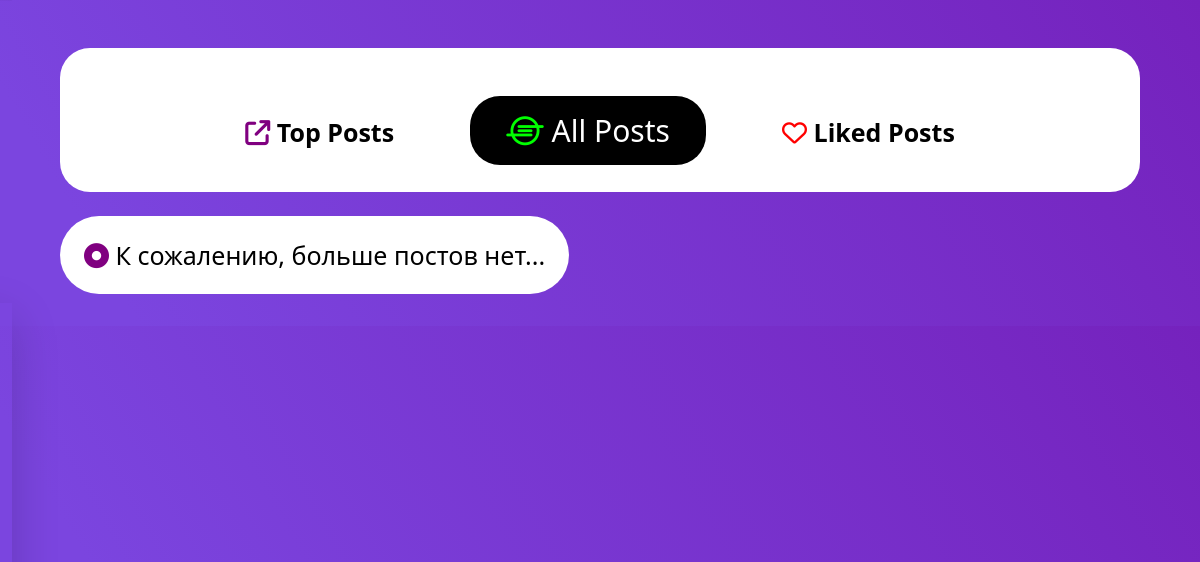
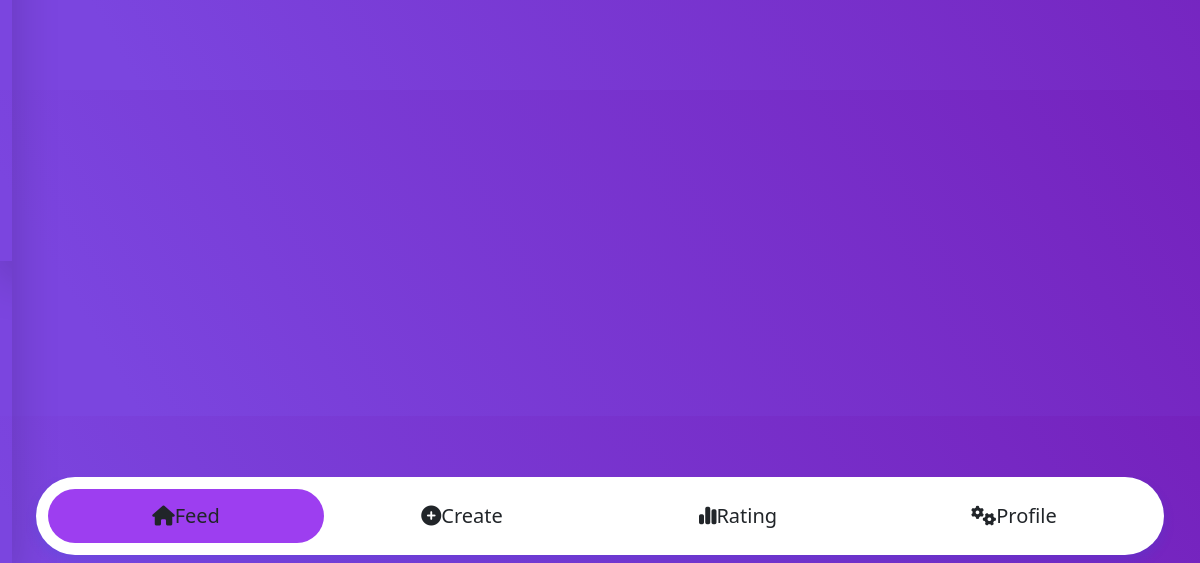
Page / (signed in) on the earlier database version (2 pictures, top to bottom).
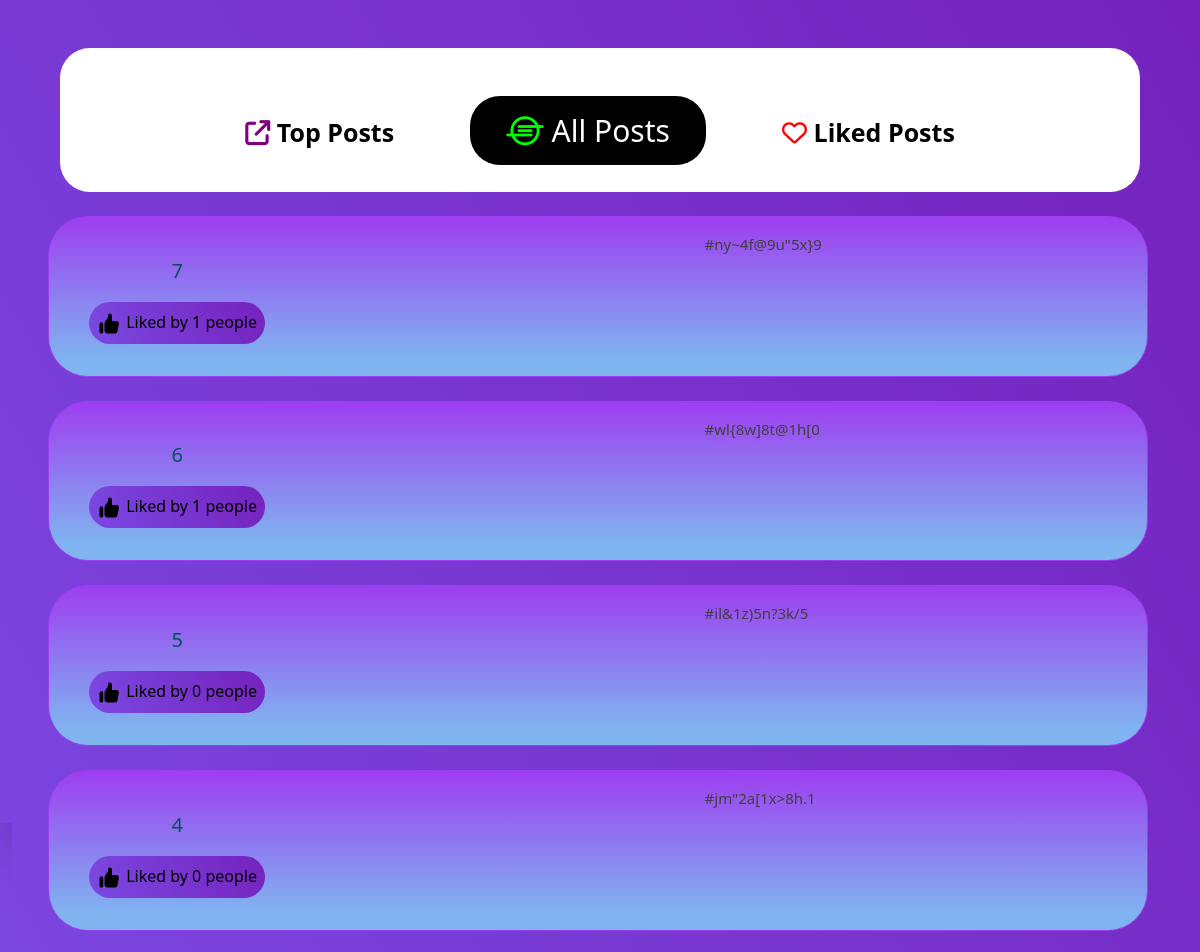
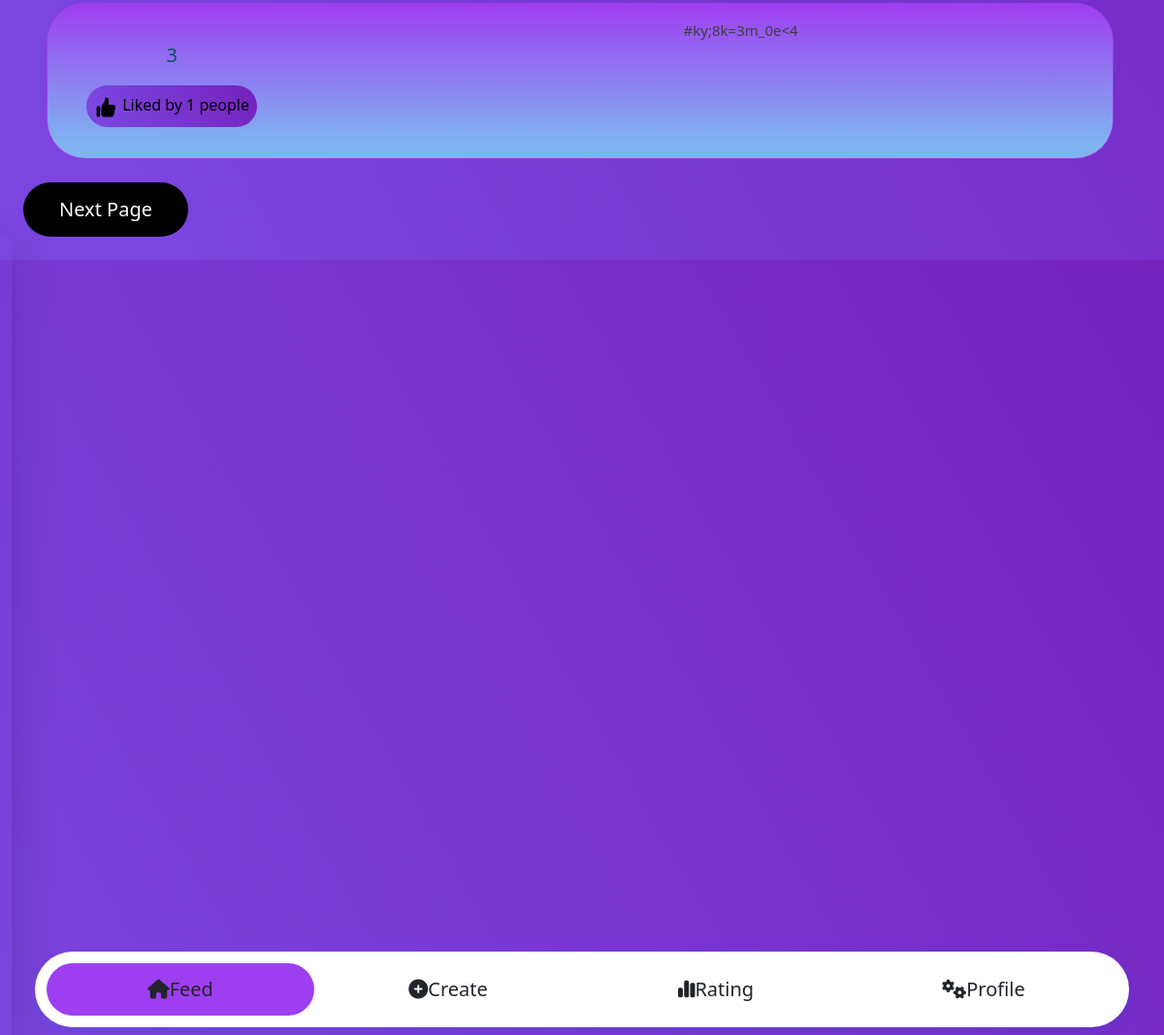
Same page on the later database version (2 pictures, top to bottom).
### blog/models.py (models this page shows, shortened)
class Post(models.Model):
    class Meta:
        verbose_name = 'Post'
        verbose_name_plural = 'Posts'
    author = models.ForeignKey(User,
        on_delete=models.CASCADE,
    )
    image = models.ImageField(upload_to='post_images')
    content = RichTextField('', blank=True, null=True,
                    max_length=5000,
            )
    date_created = models.DateTimeField(default=datetime.now)
    date_updated = models.DateTimeField(auto_now=True)
    amount_of_likes = models.IntegerField(default=0)
    slug = models.SlugField(max_length=50, unique=True, blank = True)

### blog/views.py (the view)
# urls.py: path('', views.feed, name='posts_feed'),
@login_required(login_url='sign_in')
def feed(request, page=0):
    if request.method == "GET":
        context = {
            "page": page+1,
            "end_page": True if (Post.objects.all().count() >= (page+1)*5) else False,
            "user": request.user,
            "student": request.user.student.first,
            "all_posts": Post.objects.all().order_by('-date_created')[5*page:5*(page+1)],
        }
        return render(request, 'blog/posts_feed.html', context=context)

### blog/templatetags/blog_tags.py (called while the page is built)
@register.simple_tag
def was_liked(user, id):
    try:
        PostLike.objects.get(user=user, obj_id=id)
        return True
    except PostLike.DoesNotExist:
        return False

### blog/templates/blog/posts_feed.html (shortened to what this page needs)
{% extends "blog/base.html" %}
{% block content_blog %}
    <div>
        <div class="form-logging text-center">
            <a href="{% url 'top_posts' %}" class="none-a text-center category-post">
                <div id="top">
                    <i class="wave-icon fa-solid fa-arrow-up-right-from-square"></i> Top Posts
                </div>
            </a>
            <a href="{% url 'posts_feed' %}" class="none-a text-center category-post">
                <div id="feed">
                    <i class="fa-brands fa-ioxhost success-icon"></i> All Posts
                </div>
            </a>
            <a href="{% url 'like_posts' %}" class="none-a text-center category-post">
                <div id="like">
                    <i class="fa-regular fa-heart danger-icon"></i> Liked Posts
                </div>
            </a>
        </div>
    </div>
    {% if all_posts|length > 0 %}
        {% for post in all_posts %}
            {% include "blog/post_model.html" with post=post %}
        {% endfor %}
        {% if end_page %}
            <button class="btn check-data" id="loadmoreBtn">
                Next Page
            </button>
        {% endif %}
    {% else %}
        <h5 class="warning-message"><i class="wave-icon fa-solid fa-circle-dot"></i> К сожалению, больше постов нет...</h5>
    {% endif %}
{% endblock %}

### blog/templates/blog/base.html
{% extends 'templates_projects/base.html' %}
{% block content %}
<div class="body-blog">
    {% block content_blog %}
    {% endblock %}
</div>
{% include "templates_projects/navbar.html"%}
{% endblock %}

### templates/templates_projects/base.html (shortened to what this page needs)
{% load static %}
<!DOCTYPE html>
<html lang="en">
<head>
    <link rel="stylesheet" href="https://use.fontawesome.com/releases/v6.1.0/css/all.css">
    <link rel="stylesheet" href="https://cdn.jsdelivr.net/npm/bootstrap@5.1.3/dist/css/bootstrap.min.css">
    <link rel="stylesheet" href="{% static 'blog/css/style.css' %}">
</head>
<body>
    <div class="container shadow-lg">
        {% block content %}
        {% endblock %}
    </div>
</body>
</html>

### blog/templates/blog/post_model.html (shortened to what this page needs)
{% load blog_tags %}
<div class="post alert alert-info col-11">
    <div class="box col-12 slug-content">
        <p>#{{post.slug}}</p>
    </div>
    <div class="content">
        <p>{{post.content}}</p>
    </div>
    <div class="py-3 px-4 space-y-3 box">
        {% was_liked user post.id as liked %}
        <div id="{{ post.id }}{{ category }}"
        data-type="post"
        data-id="{{ post.id }}"
        data-action="like"
        data-category="{{ category }}"
        class="flex space-x-4 lg:font-bold data-likes text-center {% if liked %} was_liked {% endif%} col-lg-2 col-md-4 col-sm-6">
            <a href="">
                <div class="p-2 rounded-full text-black " >
                    <p>Liked by </p>
                    <p data-count="like">{{post.amount_of_likes}}</p>
                    <p>people</p>
                </div>
             </a>
        </div>
    </div>
</div>

### templates/templates_projects/navbar.html (shortened to what this page needs)
{% load static %}
     <div class="container container-tab col-12">
        <div class="tabs">
            <label class="tab" for="radio-1">
                <i class="fa-solid fa-house"></i>
                Feed
            </label>
            <label class="tab" for="radio-2">
            <i class="fa-solid fa-circle-plus"></i> Create
            </label>
            <label class="tab" for="radio-3">
            <i class="fa-solid fa-chart-simple"></i> Rating
            </label>
            <label class="tab" for="radio-4"><i class="fa-sharp fa-solid fa-gears"></i> Profile</label>
            <span class="glider"></span>
        </div>
    </div>

### blog/static/blog/css/style.css (style rules this page uses)
body { background-image: linear-gradient(60deg, rgb(123, 69, 223) 10%, #7522bd 100%); overflow-x: hidden; }
a { text-decoration: none; }
.none-a { color: black; }
.container { display: inline; }
.content { text-align: start; margin-left: 10%; margin-right: 10%; font-size: 20px; font-weight: 500; }
.slug-content { margin-left: 60%; color: #3f3f3f; font-size: 15px; font-weight: 400; }
p { display: inline; }
.post { margin: 2% 4%; border-radius: 40px; border: 1px solid #9d3ef0; background: #9d3ef0; background-image: linear-gradient(0deg, rgb(128, 180, 240) 10%, #9d3ef0 100%); word-break: keep-all; overflow: hidden; text-overflow: ellipsis; }
.container { overflow:hidden; padding-bottom: 100vh; }
.box { white-space: nowrap; }
.box div { display:inline-block; word-break: keep-all; }
.danger-icon { color: red; }
.wave-icon { color: purple; }
.success-icon { color: rgb(0, 255, 0); }
:root { --primary-color: #9d3ef0; --primary-color: #e6eef9; --secondary-color: #e6eef9; --secondary-color:#9d3ef0; }
*, *:after, *:before { box-sizing: border-box; }
.container-tab { min-width: 100vw; position: fixed; left: 0; right: 0; bottom: 0; display: flex; align-items: center; justify-content: center; padding-bottom: 1vh; z-index: 100; }
.tabs { display: flex; position: relative; background-color: #fff; box-shadow: 0 0 1px 0 rgba(24, 94, 224, 0.15), 0 6px 12px 0 rgba(24, 94, 224, 0.15); padding: 0.75rem; border-radius: 99px; }
.tabs * { z-index: 2; }
.tab { min-width: fit-content; display: flex; align-items: center; justify-content: center; height: 54px; width: 23vw; font-size: 1.25rem; font-weight: 500; border-radius: 99px; cursor: pointer; transition: color 0.15s ease-in; }
.glider { position: absolute; display: flex; height: 54px; width: 23vw; background-color: var(--secondary-color); z-index: 1; border-radius: 99px; transition: 0.25s ease-out; }
.data-likes { min-width: fit-content; border-radius: 50px; margin-right: 1vw; background-image: linear-gradient(60deg, rgb(123, 69, 223) 10%, #7522bd 100%); }
.form-logging { border-radius: 30px; padding: 2vw 3vw; margin: 2vw 0 2vw 5vw; background-color: white; width: 90vw; }
.check-data { color: white; background-color: #000000; border-radius: 30px; font-size: 20px; font-weight: 500; padding: 1vw 3vw; margin-left: 2vw; }
.category-post { font-size: 25px; font-weight: 600; margin: 2vw 3vw; min-width: fit-content; display: inline-block; }
.chosen-catagory { transition: transform 1s; min-height: fit-content; min-width: fit-content; font-size: 30px; color: white; background-color: #000000; border-radius: 30px; font-weight: 500; padding: 1vw 3vw; }
.category-post { height: 30px; transition: all .5s ease; }

Differences in the rows shown:
added Post: slug "ny~4f@9u\"5x}9", content "7", amount_of_likes "1"
added Post: slug "wl{8w]8t@1h[0", content "6", amount_of_likes "1"
added Post: slug "il&1z)5n?3k/5", content "5", amount_of_likes "0"
added Post: slug "jm\"2a[1x>8h.1", content "4", amount_of_likes "0"
added Post: slug "ky;8k=3m_0e<4", content "3", amount_of_likes "1"
Other differences:
text no longer shown: "К сожалению, больше постов нет..."
text now shown: "Next Page"
